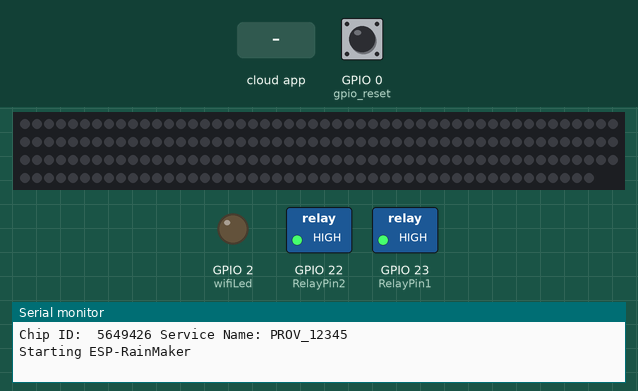
This sketch was run on a simulated ESP32. On the bench: 198 RGB LEDs in strip order, left to right, continuing on the next row, switched loads named in the sketch (green lamp = pin HIGH), output pins drawn as LEDs (lit = HIGH), the last lines printed to the serial monitor. The test bench sets the inputs (shaded band); at power-on: GPIO 0 (gpio_reset) HIGH. WiFi joins after 1.5 s; servers stay silent unless stated.

Above: at 1.2 s.
1.3 s: the phone or cloud app sets Warm.light to 1
4.3 s: the phone or cloud app sets white.light to 1
At 7.2 s:
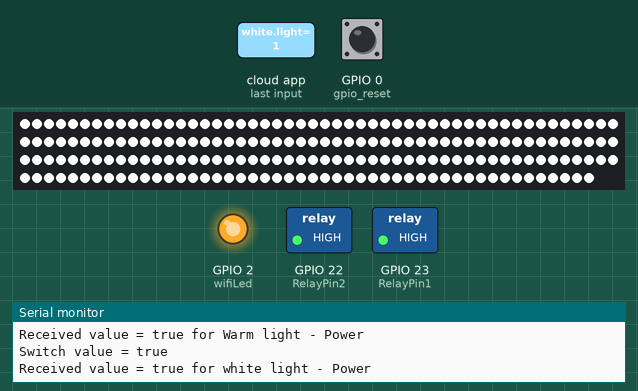
7.3 s: the phone or cloud app sets white.light to 0
At 8.8 s:
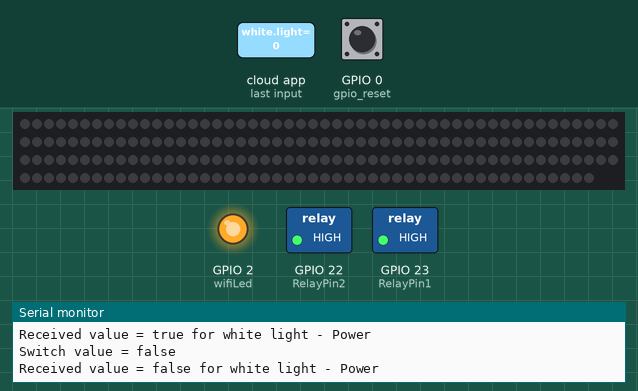
Timing chart, 0 to 10.3 s (numbered marks = the images above; inputs shaded):
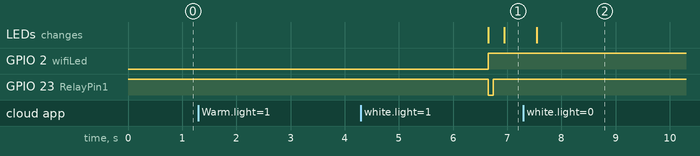

The sketch:

flattened_rainmaker.ino
```cpp
#include "RMaker.h"
#include "WiFi.h"
#include "WiFiProv.h"
#include <FastLED.h>

#define sections 6
#define led_count 33
#define NUM_LEDS  (sections * led_count)

#define LED_PIN   4
#define black CRGB::Black
#define white CRGB::White

CRGB leds[NUM_LEDS];


// rainmeker code
const char *service_name = "PROV_12345";
const char *pop = "1234567";

// define the Device Names
char deviceName_1[] = "Warm light";
char deviceName_2[] = "white light";

// define the GPIO connected with Relays and switches
static uint8_t RelayPin1 = 23;  //D23
static uint8_t RelayPin2 = 22;  //D22

static uint8_t wifiLed    = 2;   //D2
static uint8_t gpio_reset = 0;

/* Variable for reading pin status*/
// Relay State
bool toggleState_1 = LOW; //Define integer to remember the toggle state for relay 1
bool toggleState_2 = LOW; //Define integer to remember the toggle state for relay 2

// Switch State
bool SwitchState_1 = LOW;
bool SwitchState_2 = LOW;

//The framework provides some standard device types like switch, lightbulb, fan, temperature sensor.
static Switch my_switch1(deviceName_1, &RelayPin1);
static Switch my_switch2(deviceName_2, &RelayPin2);

void sysProvEvent(arduino_event_t *sys_event)
{
    switch (sys_event->event_id) {
        case ARDUINO_EVENT_PROV_START:
#if CONFIG_IDF_TARGET_ESP32
        Serial.printf("\nProvisioning Started with name \"%s\" and PoP \"%s\" on BLE\n", service_name, pop);
        printQR(service_name, pop, "ble");
#else
        Serial.printf("\nProvisioning Started with name \"%s\" and PoP \"%s\" on SoftAP\n", service_name, pop);
        printQR(service_name, pop, "softap");
#endif
        break;
        case ARDUINO_EVENT_WIFI_STA_CONNECTED:
        Serial.printf("\nConnected to Wi-Fi!\n");
        digitalWrite(wifiLed, true);
        break;
    }
}

void write_callback(Device *device, Param *param, const param_val_t val, void *priv_data, write_ctx_t *ctx)
{
    const char *device_name = device->getDeviceName();
    const char *param_name = param->getParamName();

    if(strcmp(device_name, deviceName_1) == 0) {

      Serial.printf("Lightbulb = %s\n", val.val.b? "true" : "false");


      if(strcmp(param_name, "Power") == 0) {
          Serial.printf("Received value = %s for %s - %s\n", val.val.b? "true" : "false", device_name, param_name);
        toggleState_1 = val.val.b;
        (toggleState_1 == false) ? digitalWrite(RelayPin1, HIGH) : digitalWrite(RelayPin1, start_warm_light());
        param->updateAndReport(val);
      }

    } else if(strcmp(device_name, deviceName_2) == 0) {

      Serial.printf("Switch value = %s\n", val.val.b? "true" : "false");

      if(strcmp(param_name, "Power") == 0) {
        Serial.printf("Received value = %s for %s - %s\n", val.val.b? "true" : "false", device_name, param_name);
        toggleState_2 = val.val.b;
        (toggleState_2 == false) ? off() : start_white_light();
        param->updateAndReport(val);
      }
    }

}
int start_warm_light(){
  light(150);
  off();
  return LOW;

}
void start_white_light(){
  digitalWrite(RelayPin1, HIGH);
  light(0);
}
// FastLED light function

void light(int x){
  for(int i = 0; i < led_count; i++)
  {
    for(int j = 0; j < sections; j++){
      leds[j*led_count + i] = white;

    }
    FastLED.show();
    delay(x);

  }
}

void off(){
  for(int i = 0; i < led_count; i++)
  {
    for(int j = 0; j < sections; j++){
      leds[j*led_count + i] = black;

    }
    FastLED.show();
    // delay(200);

  }
}


void setup()
{
    FastLED.addLeds<WS2812B, LED_PIN, GRB>(leds, NUM_LEDS);
    FastLED.setMaxPowerInVoltsAndMilliamps(5, 10000);

    FastLED.setBrightness(255);

    uint32_t chipId = 0;

    Serial.begin(115200);

    // Set the Relays GPIOs as output mode
    pinMode(RelayPin1, OUTPUT);
    pinMode(RelayPin2, OUTPUT);
    pinMode(wifiLed, OUTPUT);


    pinMode(gpio_reset, INPUT);

    // Write to the GPIOs the default state on booting
    digitalWrite(RelayPin1, !toggleState_1);
    digitalWrite(RelayPin2, !toggleState_2);
    digitalWrite(wifiLed, LOW);

    Node my_node;
    my_node = RMaker.initNode("ESP32_Relay_2");

    //Standard switch device
    my_switch1.addCb(write_callback);
    my_switch2.addCb(write_callback);

    //Add switch device to the node
    my_node.addDevice(my_switch1);
    my_node.addDevice(my_switch2);

    //This is optional
    RMaker.enableOTA(OTA_USING_PARAMS);
    //If you want to enable scheduling, set time zone for your region using setTimeZone().
    //The list of available values are provided here https://rainmaker.espressif.com/docs/time-service.html
    // RMaker.setTimeZone("Asia/Shanghai");
    // Alternatively, enable the Timezone service and let the phone apps set the appropriate timezone
    RMaker.enableTZService();
    RMaker.enableSchedule();

    //Service Name
    for(int i=0; i<17; i=i+8) {
      chipId |= ((ESP.getEfuseMac() >> (40 - i)) & 0xff) << i;
    }

    Serial.printf("\nChip ID:  %d Service Name: %s\n", chipId, service_name);

    Serial.printf("\nStarting ESP-RainMaker\n");
    RMaker.start();

    WiFi.onEvent(sysProvEvent);
#if CONFIG_IDF_TARGET_ESP32
    WiFiProv.beginProvision(NETWORK_PROV_SCHEME_BLE, NETWORK_PROV_SCHEME_HANDLER_FREE_BTDM, NETWORK_PROV_SECURITY_1, pop, service_name);
#else
    WiFiProv.beginProvision(NETWORK_PROV_SCHEME_SOFTAP, NETWORK_PROV_SCHEME_HANDLER_NONE, NETWORK_PROV_SECURITY_1, pop, service_name);
#endif

    my_switch1.updateAndReportParam(ESP_RMAKER_DEF_POWER_NAME, false);
    my_switch2.updateAndReportParam(ESP_RMAKER_DEF_POWER_NAME, false);
}

void loop()
{
    // Read GPIO0 (external button to reset device
    if(digitalRead(gpio_reset) == LOW) { //Push button pressed
        Serial.printf("Reset Button Pressed!\n");
        // Key debounce handling
        delay(100);
        int startTime = millis();
        while(digitalRead(gpio_reset) == LOW) delay(50);
        int endTime = millis();

        if ((endTime - startTime) > 10000) {
          // If key pressed for more than 10secs, reset all
          Serial.printf("Reset to factory.\n");
          RMakerFactoryReset(2);
        } else if ((endTime - startTime) > 3000) {
          Serial.printf("Reset Wi-Fi.\n");
          // If key pressed for more than 3secs, but less than 10, reset Wi-Fi
          RMakerWiFiReset(2);
        }
    }
    delay(100);

    if (WiFi.status() != WL_CONNECTED)
    {
      //Serial.println("WiFi Not Connected");
      digitalWrite(wifiLed, false);
    }
    else
    {
      //Serial.println("WiFi Connected");
      digitalWrite(wifiLed, true);
    }


}
```

Measured:
- after the input at 1.3 s, GPIO 2 (wifiLed): stays LOW (without the input it goes to HIGH after 0.20 s)
- after the input at 4.3 s, the LEDs: first differ from a run without the input after 2.6 s (image 1)
- after the input at 7.3 s, the LEDs: change after 0.25 s (image 2)
